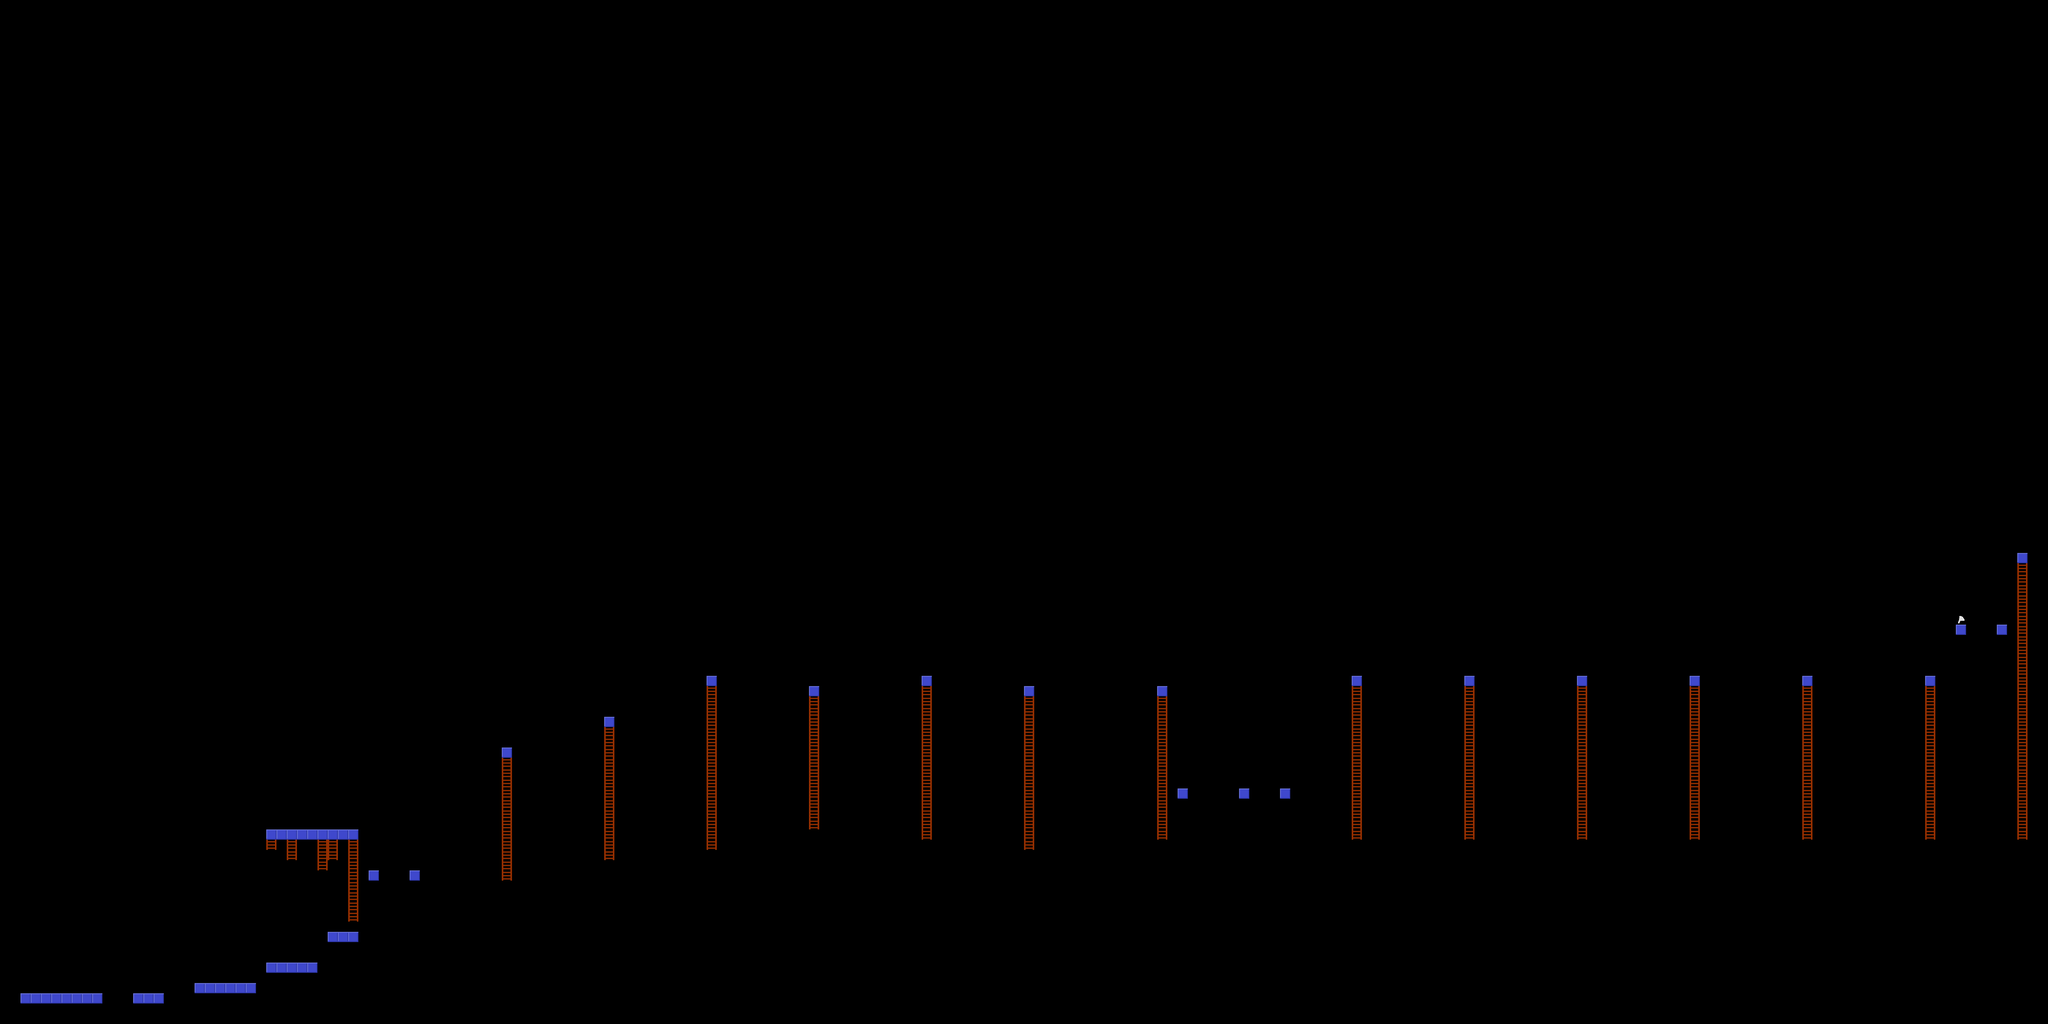

Below is a game level as drawn by its tile map, then a one-line description and the .tmx that defines it (tile-layer data replaced by summaries):
An orthogonal 200x100 tile map with 32x32 px tiles, 2 tile layers (Level, Ladders), 1 hidden layer not drawn.

<map version="1.8" tiledversion="1.8.6" orientation="orthogonal" renderorder="right-down" width="200" height="100" tilewidth="32" tileheight="32" infinite="0" nextlayerid="4" nextobjectid="1">
 <tileset firstgid="1" name="tiles" tilewidth="32" tileheight="32" tilecount="34" columns="34">
  <image source="res/tiles.png" width="1088" height="32" />
 </tileset>
 <layer id="1" name="Level" width="200" height="100">
  <data>[20000 cells, 56 non-empty, 5 distinct tile ids]</data>
 </layer>
 <layer id="2" name="Ladders" width="200" height="100">
  <data>[20000 cells, 231 non-empty, 1 distinct tile ids]</data>
 </layer>
 <layer id="3" name="Entities" width="200" height="100" visible="0">
  <data>[20000 cells, 25 non-empty, 9 distinct tile ids]</data>
 </layer>
</map>
